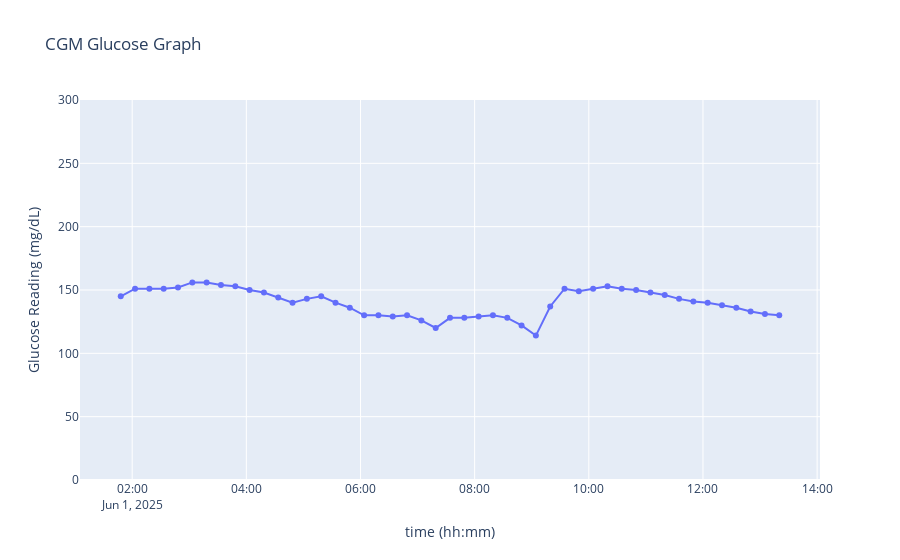

Here is the notebook cell this chart was saved with:
### Markdown cell above
## Now we graph this shit

### Code cell
import plotly.express as px
import time

# extract the data
data = [obj.value for obj in graph_data]
timestamps = [obj.timestamp for obj in graph_data]
print(data)
print(timestamps)

# put it in a graph
fig = px.line(x=timestamps, y=data, markers=True, range_y=[0,300], title="CGM Glucose Graph", labels={"x":"time (hh:mm)", "y":"Glucose Reading (mg/dL)"})
# show the graph duh
fig.show()
